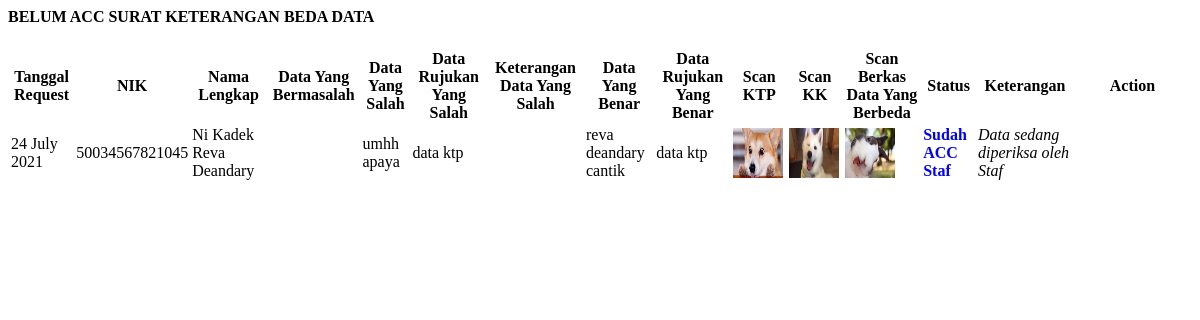
The page /demo1/belum_acc_skbd.php on the database its author committed.
### tables this page shows
CREATE TABLE `data_request_skbd` (
  `id_request_skbd` int(11) NOT NULL,
  `nik` varchar(16) NOT NULL,
  `tanggal_request` timestamp NOT NULL DEFAULT current_timestamp(),
  `scan_ktp` text NOT NULL,
  `scan_kk` text NOT NULL,
  `berkasbeda` varchar(50) NOT NULL DEFAULT '-',
  `keterangan` varchar(50) NOT NULL DEFAULT 'Data sedang diperiksa oleh Staf',
  `request` varchar(20) NOT NULL DEFAULT 'KETERANGAN BEDA DATA',
  `status` int(11) NOT NULL DEFAULT 0,
  `acc` date NOT NULL,
  `ktrdatasalah` text NOT NULL,
  `bedadata` varchar(50) NOT NULL,
  `datasalah` varchar(20) NOT NULL,
  `databeda` varchar(30) NOT NULL,
  `databenar` varchar(20) NOT NULL,
  `databermasalah` varchar(20) NOT NULL,
  `datasalahinput` text NOT NULL,
  `databenarinput` text NOT NULL,
  `keperluan` text NOT NULL
);

CREATE TABLE `data_pemohon` (
  `nik` varchar(16) NOT NULL,
  `nama` varchar(30) NOT NULL,
  `tanggal_lahir` date NOT NULL,
  `tempat_lahir` varchar(30) NOT NULL,
  `jekel` varchar(20) NOT NULL,
  `agama` varchar(20) NOT NULL,
  `alamat` text NOT NULL,
  `telepon` varchar(13) NOT NULL,
  `pekerjaan` varchar(30) NOT NULL,
  `lingkungan` varchar(30) NOT NULL,
  `kebangsaan` varchar(30) NOT NULL
);

### demo1/belum_acc_skbd.php (the view, shortened to what this page needs)
<?php include '../konek.php';?>
<link href="css/sweetalert.css" rel="stylesheet" type="text/css">
                <div class="page-inner">
					<div class="row">
						<div class="col-md-12">
							<div class="card">
								<div class="card-header">
									<div class="d-flex align-items-center">
										<h4 class="fw-bold text-uppercase">BELUM ACC SURAT KETERANGAN BEDA DATA</h4>
									</div>
								</div>
								<div class="card-body">
									<form action="" method="POST">
										<div class="table-responsive">
											<table id="add1" class="display table table-striped table-hover" >
												<thead>
													<tr>
														<th>Tanggal Request</th>
	                                                    <th>NIK</th>
	                                                    <th>Nama Lengkap</th>
	                                                    <th>Data Yang Bermasalah</th>
	                                                    <th>Data Yang Salah</th>
	                                                    <th>Data Rujukan Yang Salah</th>
	                                                    <th>Keterangan Data Yang Salah</th>
	                                                    <th>Data Yang Benar</th>
	                                                    <th>Data Rujukan Yang Benar</th>
														<th>Scan KTP</th>
														<th>Scan KK</th>
														<th>Scan Berkas Data Yang Berbeda</th>
														<th>Status</th>
														<th>Keterangan</th>
														<th style="width: 10%">Action</th>
													</tr>
												</thead>
												<tbody>
													<?php
														$sql = "SELECT * FROM data_request_skbd natural join data_pemohon where status=2";
														$query = mysqli_query($konek,$sql);
														while($data=mysqli_fetch_array($query,MYSQLI_BOTH)){
															$tgl = $data['tanggal_request'];
															$format = date('d F Y', strtotime($tgl));
															$nik = $data['nik'];
	                                                        $nama = $data['nama'];
	                                                        $databermasalah = $data['databermasalah'];
	                                                        $datasalahinput = $data['datasalahinput'];
	                                                        $datasalah = $data['datasalah'];
	                                                        $ktrdatasalah = $data['ktrdatasalah'];
	                                                        $databenarinput = $data['databenarinput'];
	                                                        $databenar = $data['databenar'];
															$ktp = $data['scan_ktp'];
															$kk = $data['scan_kk'];
															$berkasbeda = $data['berkasbeda'];
															$status = $data['status'];
															$keterangan = $data['keterangan'];
															if($status=="2"){
																$status = "<b style='color:blue'>Sudah ACC Staf</b>";
															}elseif($status=="0"){
																$status = "BELUM ACC";
															}
													?>
													<tr>
														<td><?php echo $format;?></td>
	                                                    <td><?php echo $nik;?></td>
	                                                    <td><?php echo $nama;?></td>
	                                                    <td><?php echo $databermasalah;?></td>
	                                                    <td><?php echo $datasalahinput;?></td>
														<td><?php echo $datasalah;?></td>
	                                                    <td><?php echo $ktrdatasalah;?></td>
	                                                    <td><?php echo $databenarinput;?></td>
	                                                    <td><?php echo $databenar;?></td>
														<td><img src="../dataFoto/scan_ktp/<?php echo $ktp;?>" width="50" height="50" alt=""></td>
														<td><img src="../dataFoto/scan_kk/<?php echo $kk;?>" width="50" height="50" alt=""></td>
														<td><img src="../dataFoto/scan_berkasbeda/<?php echo $berkasbeda;?>" width="50" height="50" alt=""></td>
														<td class="fw-bold text-uppercase text-success op-8"><?php echo $status;?></td>
														<td><i><?= $keterangan;?></i></td>
														<td>
														</td>
													</tr>
													<?php
														}
													?>
												</tbody>
											</table>
										</div>
									</form>
								</div>
							</div>
                        </div>
					</div>
				</div>

### rows shown on the page
data_request_skbd: tanggal_request "24 July 2021", nik "50034567821045", data_pemohon.nama "Ni Kadek Reva Deandary", datasalahinput "umhh apaya", datasalah "data ktp", databenarinput "reva deandary cantik", databenar "data ktp", scan_ktp (picture), scan_kk (picture), berkasbeda (picture), status "Sudah ACC Staf", keterangan "Data sedang diperiksa oleh Staf"
